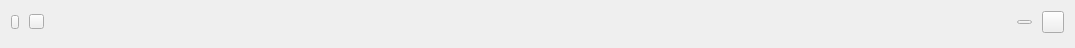
<?xml version="1.0" encoding="UTF-8"?>
<ui version="4.0">
 <class>CRWebPanelTitlebar</class>
 <widget class="QWidget" name="CRWebPanelTitlebar">
  <property name="geometry">
   <rect>
    <x>0</x>
    <y>0</y>
    <width>1075</width>
    <height>48</height>
   </rect>
  </property>
  <property name="sizePolicy">
   <sizepolicy hsizetype="Preferred" vsizetype="Fixed">
    <horstretch>0</horstretch>
    <verstretch>0</verstretch>
   </sizepolicy>
  </property>
  <property name="minimumSize">
   <size>
    <width>0</width>
    <height>48</height>
   </size>
  </property>
  <property name="maximumSize">
   <size>
    <width>16777215</width>
    <height>48</height>
   </size>
  </property>
  <property name="windowTitle">
   <string>CRWebPanelTitlebar</string>
  </property>
  <layout class="QVBoxLayout" name="verticalLayout">
   <item>
    <layout class="QHBoxLayout" name="horizontalLayout">
     <property name="spacing">
      <number>0</number>
     </property>
     <property name="leftMargin">
      <number>0</number>
     </property>
     <property name="rightMargin">
      <number>0</number>
     </property>
     <item>
      <layout class="QHBoxLayout" name="horizontalLayout_2">
       <property name="spacing">
        <number>10</number>
       </property>
       <item>
        <widget class="QToolButton" name="toolButton_back">
         <property name="minimumSize">
          <size>
           <width>8</width>
           <height>14</height>
          </size>
         </property>
         <property name="maximumSize">
          <size>
           <width>8</width>
           <height>14</height>
          </size>
         </property>
         <property name="styleSheet">
          <string notr="true"/>
         </property>
         <property name="text">
          <string/>
         </property>
        </widget>
       </item>
       <item>
        <widget class="QToolButton" name="toolButton_top">
         <property name="minimumSize">
          <size>
           <width>15</width>
           <height>15</height>
          </size>
         </property>
         <property name="maximumSize">
          <size>
           <width>15</width>
           <height>15</height>
          </size>
         </property>
         <property name="styleSheet">
          <string notr="true"/>
         </property>
         <property name="text">
          <string/>
         </property>
        </widget>
       </item>
       <item>
        <spacer name="horizontalSpacer_2">
         <property name="orientation">
          <enum>Qt::Horizontal</enum>
         </property>
         <property name="sizeHint" stdset="0">
          <size>
           <width>40</width>
           <height>20</height>
          </size>
         </property>
        </spacer>
       </item>
      </layout>
     </item>
     <item>
      <spacer name="horizontalSpacer">
       <property name="orientation">
        <enum>Qt::Horizontal</enum>
       </property>
       <property name="sizeType">
        <enum>QSizePolicy::Preferred</enum>
       </property>
       <property name="sizeHint" stdset="0">
        <size>
         <width>40</width>
         <height>20</height>
        </size>
       </property>
      </spacer>
     </item>
     <item>
      <layout class="QHBoxLayout" name="horizontalLayout_4">
       <property name="spacing">
        <number>10</number>
       </property>
       <item>
        <spacer name="horizontalSpacer_3">
         <property name="orientation">
          <enum>Qt::Horizontal</enum>
         </property>
         <property name="sizeHint" stdset="0">
          <size>
           <width>40</width>
           <height>20</height>
          </size>
         </property>
        </spacer>
       </item>
       <item>
        <widget class="QToolButton" name="toolButton_min">
         <property name="minimumSize">
          <size>
           <width>15</width>
           <height>4</height>
          </size>
         </property>
         <property name="maximumSize">
          <size>
           <width>15</width>
           <height>4</height>
          </size>
         </property>
         <property name="styleSheet">
          <string notr="true"/>
         </property>
         <property name="text">
          <string/>
         </property>
        </widget>
       </item>
       <item>
        <widget class="QToolButton" name="toolButton_close">
         <property name="minimumSize">
          <size>
           <width>22</width>
           <height>22</height>
          </size>
         </property>
         <property name="maximumSize">
          <size>
           <width>22</width>
           <height>22</height>
          </size>
         </property>
         <property name="styleSheet">
          <string notr="true"/>
         </property>
         <property name="text">
          <string/>
         </property>
        </widget>
       </item>
      </layout>
     </item>
    </layout>
   </item>
   <item>
    <spacer name="verticalSpacer">
     <property name="orientation">
      <enum>Qt::Vertical</enum>
     </property>
     <property name="sizeHint" stdset="0">
      <size>
       <width>20</width>
       <height>40</height>
      </size>
     </property>
    </spacer>
   </item>
  </layout>
 </widget>
 <layoutdefault spacing="6" margin="11"/>
 <resources/>
 <connections/>
</ui>
